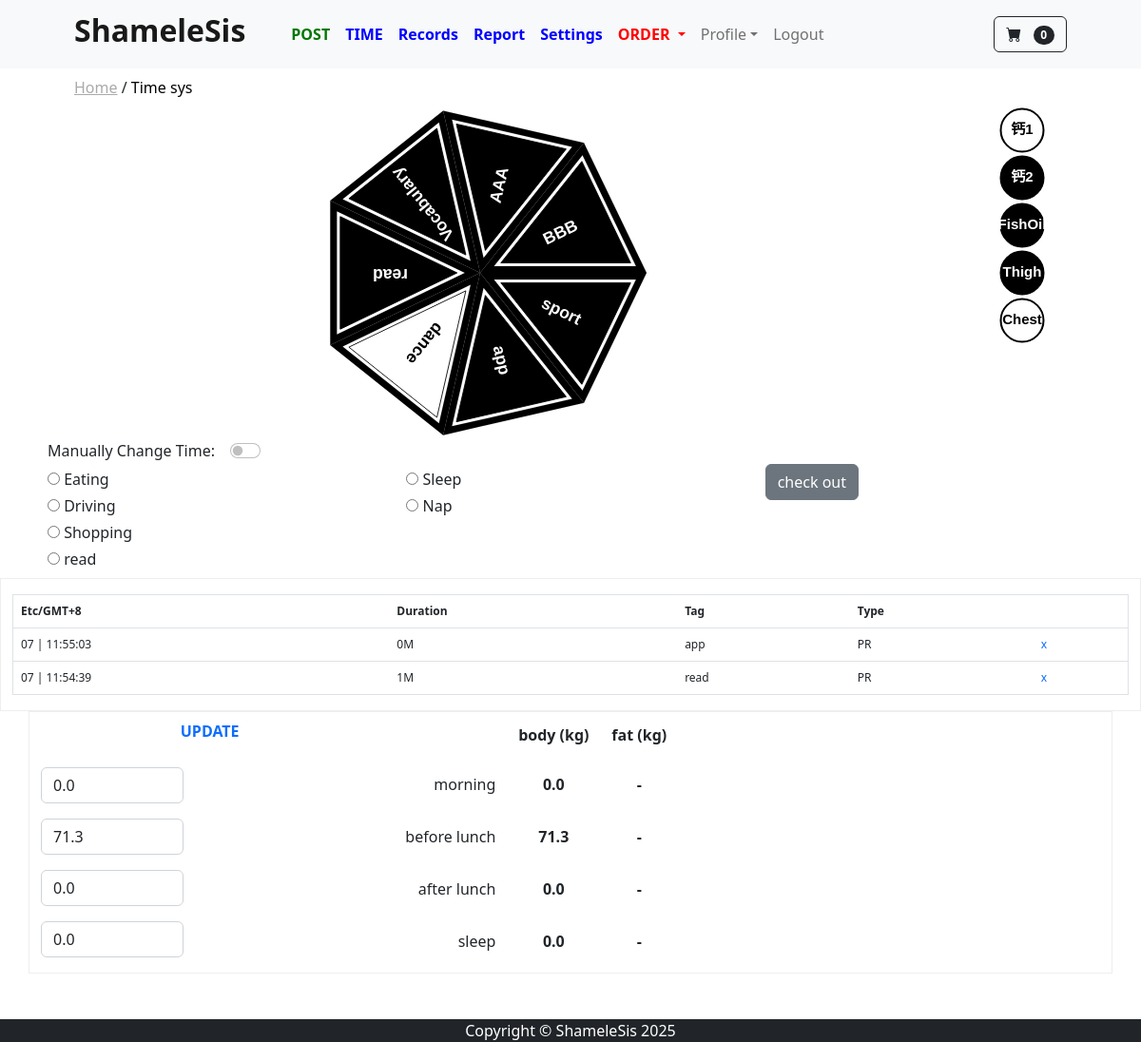
Page /time_sys/ (signed in) on the committed database.
### time_sys/models.py (models this page shows, shortened)
class TimeTag(models.Model):
    user = models.ForeignKey(User, on_delete=models.CASCADE)
    tag = models.CharField(max_length=255)
    type = models.CharField(max_length=255)

class HealthMedicineTag(models.Model):
    user = models.ForeignKey(User, on_delete=models.CASCADE)
    name = models.CharField(max_length=255)

class TimeRecord(models.Model):
    user = models.ForeignKey(User, on_delete=models.CASCADE)
    end = models.DateTimeField()
    duration = models.IntegerField()
    tag = models.CharField(max_length=255)
    type = models.CharField(max_length=255)
    @property
    def formatted_duration(self):
        seconds = self.duration
        minutes = self.duration // 60
        seconds = seconds % 60
        if minutes < 60:
            return f"{minutes}M"
        hours = minutes // 60
        minutes = minutes % 60
        return f"{hours}h {minutes}m {seconds}s"

### time_sys/views.py (the view, shortened to what this page needs)
# urls.py: path('', views.time_checkout, name='time_checkout'),
@login_required
def time_checkout(request):
    form = TimeCheckoutForm(request.POST or None)
    form_del = RecordDel(request.POST or None)
    form_medicine = MedicineRecordForm(request.POST or None)
    form_weight = WeightForm(request.POST or None)
    user_id = request.user.id
    user_instance = User.objects.get(id=user_id)
    tags = TimeTag.objects.filter(user=user_instance)
    record_qs = TimeRecord.objects.filter(user=user_instance)
    checkout_time = timezone.now()
    this_utc = timezone.now()
    this_utc_ymd_str = this_utc.strftime('%Y-%m-%d')
    this_ym = timezone.now().strftime('%Y-%m')
    time_report_pr = get_or_create_time_report(user_instance, this_ym)
    day_data = time_report_pr.day_pr_data
    if this_utc_ymd_str not in day_data:
        day_data[this_utc_ymd_str] = []
        time_report_pr.day_pr_data = day_data
        time_report_pr.save()
    med_names = HealthMedicineTag.objects.filter(user=user_instance).all()
    if not tags.exists():
        messages.error(request, 'Please create a Time-Tag first.')
        return redirect('time_settings')
    if not record_qs.exists():
        TimeRecord.objects.create(
            user=user_instance,
            tag='start',
            end=checkout_time,  # <- this_utc, not datetime.this_utc()
            duration=0,
            type='UN'
        )
        messages.success(request, "Started first record.")
        return redirect('time_checkout')
    else:
        this_utc = timezone.now()
        last_utc = record_qs.order_by('-id').first().end
    if form.errors:
        for field, errs in form.errors.items():
            for err in errs:
                messages.error(request, f'{field}: {err}')
    records = TimeRecord.objects.filter(user=user_instance).order_by('-id')[:2]
    pr_tags = [i for i in tags if i.type == 'PR']
    n = len(pr_tags)
    length = 2000
    thickness1 = 80
    thickness2 = 80
    inner = 40
    wheel_fill = generate_wheel_with_rotation(n, length, thickness1+inner, thickness2+inner, pr_tags)
    angles = [(360 / n) * i for i in range(n)]
    tag_to_id = {tri['pr_tags'].tag.lower(): tri['id'] for tri in wheel_fill}
    health_record, created = HealthRecord.objects.get_or_create(
        day=this_utc_ymd_str,
        user=user_instance,
        defaults={'weight': {}, 'medicine': []}
    )
    today_meds = health_record.medicine
    health_record = HealthRecord.objects.filter(day=this_utc_ymd_str, user=user_instance).first()
    def list_to_string(data):
        if not data:
            return ''
        if len(data) == 1:
            return str(data[0])
        return ' '.join(str(i) for i in data)
    initial_weight_data = {}
    if health_record:
        weight = health_record.weight or {}
        initial_weight_data = {
            'weight_Morning': list_to_string(weight.get('morning')),
            'weight_BeforeLunch': list_to_string(weight.get('before lunch')),
            'weight_AfterLunch': list_to_string(weight.get('after lunch')),
            'weight_Sleep': list_to_string(weight.get('sleep')),
        }
    form_weight = WeightForm(initial=initial_weight_data)
    context = {
        'tag_to_id': tag_to_id,
        'wheel_fill': wheel_fill,
        'angles': angles,
        'wheel_ring': generate_wheel(n, length, thickness1, thickness2),
        'form': form,
        'form_del':form_del,
        'form_weight': form_weight,
        'weight_display': health_record.weight if health_record else {},
        'tags': tags,
        'timezone': timezone_display(request.user.profile),
        'now': this_utc,
        'last': last_utc if record_qs.exists() else None,
        'records': records,
        'today_tags': day_data[this_utc_ymd_str],
        'today_meds': list(set(today_meds)),
        'med_names': med_names,
    }
    return render(request, 'time/time_checkout.html', context)

### time_sys/forms.py
class TimeCheckoutForm(forms.Form):
    time_tag = forms.CharField(required=True)
    time_switch = forms.BooleanField(required=False)
    time_correction = forms.DateTimeField(required=False)

class RecordDel(forms.Form):
    del_id = forms.IntegerField()

### cart/cart.py (called while the page is built)
    def __len__(self):
        return len(self.cart)

### cart/context_processors.py (called while the page is built)
def cart(request):
    return {'cart': Cart(request)}

### store/context_processors.py (called while the page is built)
def base_breadcrumbs(request):
    path = request.path
    parts = path.strip('/').split('/')
    breadcrumbs = []
    url = ''
    for part in parts:
        url += f'/{part}'
        breadcrumbs.append({'name': part.replace('_', ' ').capitalize(), 'url': url})
    return {'breadcrumbs': breadcrumbs}

### store/templatetags/breadcrumbs.py (called while the page is built)
@register.inclusion_tag('breadcrumbs.html')
def show_breadcrumbs(breadcrumbs):
    return {'breadcrumbs': breadcrumbs}

### time_sys/utils.py (called while the page is built, shortened)
def timezone_display(user):
    if user.timezone[7]=="-":
        timezone_string = user.timezone.replace("-", "+")
    else:
        timezone_string = user.timezone.replace("+", "-")
    return timezone_string

def get_or_create_time_report(user, current_ym):
    report = TimeReport.objects.filter(user=user, year_month=current_ym).first()
    return report

def generate_wheel_with_rotation(n, length, thickness1, thickness2, pr_tags):
    wheel = generate_wheel(n, length, thickness1, thickness2)
    result = []
    angle_per = 360 / n
    for i in range(n):
        tri = wheel.get(f'tri_s{i}')
        angle = i * angle_per + angle_per / 2
        result.append({'points': tri,
                       'angle': angle,
                       'pr_tags': pr_tags[i],
                       'id': i+1,
                       })
    return result

def angle_rotate(angle_rad, point):
    x, y = point
    x_new = round(x * math.cos(angle_rad) - y * math.sin(angle_rad))
    y_new = round(x * math.sin(angle_rad) + y * math.cos(angle_rad))
    return [x_new, y_new]

### time_sys/templates/time/time_checkout.html (shortened to what this page needs)
{% extends 'base.html' %}
{% block content %}
{% load tz %}
<div class="container text-center">
<form method="POST" class="form-register">
    <div class="row">
        <div class="col-10">
            <svg width="350" height="350" viewBox="-2000 -2000 4000 4000">
            {% for name, tri in wheel_ring.items %}
                {% if not name|slice:"3:4" == "_" %}
                    <polygon points="
                    {{ tri.0.0 }},{{ tri.0.1 }}
                    {{ tri.1.0 }},{{ tri.1.1 }}
                    {{ tri.2.0 }},{{ tri.2.1 }}" fill="black" />
                {% else %}
                    <polygon points="
                    {{ tri.0.0 }},{{ tri.0.1 }}
                    {{ tri.1.0 }},{{ tri.1.1 }}
                    {{ tri.2.0 }},{{ tri.2.1 }}" fill="white" />
                {% endif %}
            {% endfor %}
            {% for item in wheel_fill %}
                <g onclick="submitTag('{{item.pr_tags.tag}}-{{item.pr_tags.type}}', this)"
                   data-clicked="false"
                   style="cursor: pointer;"
                >
                    <polygon id="section{{item.id}}"
                             stroke-width="10"
                             fill="white"
                             points="
                             {{ item.points.0.0 }},{{ item.points.0.1 }}
                             {{ item.points.1.0 }},{{ item.points.1.1 }}
                             {{ item.points.2.0 }},{{ item.points.2.1 }}"
                             />
                    <text id="text{{item.id}}"
                          x="1080" y="50"
                          text-anchor="middle"
                          transform="rotate({{ item.angle|floatformat:0 }} 0 0)"
                    >
                        {{ item.pr_tags.tag }}
                    </text>
                </g>
            {% endfor %}
            </svg>
        </div>
        <div class="col-2">
            {% for med in med_names %}
            <div class="row">
                <g onclick="submitMed('{{med.name}}')"
                   data-clicked="false"
                   style="cursor: pointer;">
                <svg class="" width="50" height="50" viewBox="-50 -50 100 100">
                    <circle id="circle{{med.name}}" cx="0" cy="0" r="45" stroke="black" stroke-width="4" fill="white" />
                    <text id="med{{med.name}}" text-anchor="middle" style="font-size: 30px;" dy="7">{{ med.name }}</text>
                </svg>
                </g>
            </div>
            {% endfor %}
        </div>
    </div>
    <div class="row" >
        <div class="col-12 text-center">
            <div class="ms-2" style="float:left;">Manually Change Time:</div>
            <div class="col-6 form-check form-switch ms-3" style="float:left">
                <input id="switch_btn"
                       onclick="switchFunction()"
                       name="time_switch"
                       class="form-check-input"
                       type="checkbox"
                />
            </div>
        </div>
    </div>
    <div class="row mb-2 ps-2 text-start">
        <div class="col-4 pe-0">
            {% for tag in tags %}
            {% if tag.type == 'UN' %}
                <div class="col text_d_title pt-1">
                   <input type="radio" id="{{ tag.tag }}" name="time_tag" value="{{ tag.tag }}-{{ tag.type }}">
                   <label for="{{ tag.tag }}">{{tag.tag}}</label>
               </div>
            {% endif %}
            {% endfor %}
        </div>
        <div class="col-4 pe-0">
            {% for tag in tags %}
            {% if tag.type == 'RS' %}
                <div class="col text_d_title pt-1">
                   <input type="radio" id="{{ tag.tag }}" name="time_tag" value="{{ tag.tag }}-{{ tag.type }}">
                   <label for="{{ tag.tag }}">{{tag.tag}}</label>
               </div>
            {% endif %}
            {% endfor %}
        </div>
        <div class="col-4 pe-0">
            <button type="submit" class="btn btn-secondary mb-3">check out</button>
        </div>
    </div>
</form>
</div>
<div class="container-fluid pt-3 b" style="font-size:12px">
<form method="POST" class="form-register" id="my_form">
<div class="row">
    <div class="col-12">
        <table class="table border border-1">
            <thead>
               <tr>
                  <th scope="col">{{ timezone }}</th>
                  <th scope="col">Duration</th>
                  <th scope="col">Tag</th>
                  <th scope="col">Type</th>
                  <th scope="col"></th>
               </tr>
            </thead>
            <tbody>
               {% for record in records %}
               <tr>
                  {% timezone request.user.profile.timezone %}
                  <td>{{ record.end|date:"d | H:i:s" }}</td>
                  {% endtimezone %}
                  <td>{{ record.formatted_duration }}</td>
                  <td>{{ record.tag }}</td>
                  <td>{{ record.type }}</td>
                  <td>
                     <a href="javascript:{}" onclick="
                           document.getElementById('ch{{ record.id }}').checked = true;
                           document.getElementById('my_form').submit();
                           ">x</a>
                  </td>
               </tr>
               {% endfor %}
            </tbody>
        </table>
    </div>
</div>
</form>
</div>
<div class="container mb-5 b" >
<div class="row">
        <div class="col-4 text-center" style="">
        <form id="weightForm" method="POST" class="form-register">
            <a class="text-center" href="javascript:{}" onclick="
                           document.getElementById('weightForm').submit();
                           ">
                <div class="mt-2" style="height:50px; font-weight:bold">UPDATE</div>
            </a>
            {{form_weight.as_p}}
        </form>
        </div>
        <div class="col-8">
        <table>
            <thead>
                <tr>
                    <th style="width:100px;">
                    </th>
                    <th class="text-center" style="width:120px; height:48px">
                        body (kg)
                    </th>
                    <th>
                        fat (kg)
                    </th>
                </tr>
            </thead>
            <tbody style="margin-top:50px;">
            {% for key, value in weight_display.items %}
                <tr class="" style="height:55px">
                    <th class="text-end" style="font-weight:normal">{{key}}</th>
                {% if value|length == 1 %}
                    <th class="text-center">{{ value.0 }}</th><th class="text-center">-</th>
                {% else %}
                    <th class="text-center">{{ value.0 }}</th><th class="text-center">{{ value.2 }}</th>
                {% endif %}
                    </tr>
            {% endfor %}
            </tbody>
        </table>
    </div>
</div>
</div>
{% endblock %}

### static/css/styles_customized.css (style rules this page uses)
html, body { height: 100%; margin: 0; display: flex; flex-direction: column; }
.b { border:1px solid #eee; //border-bottom:1px solid #333; }

### time_sys/templates/time/time_checkout.html (style rules this page uses)
svg text { text-anchor: middle; fill: black; font-size: 200px; font-weight: bold; font-family: Arial; transition: fill 0.3s; }
.white-text { fill: white; }
a { text-decoration: none; }
.form-control { width: 150px; }

### rows in the picture
TimeTag: pr_tags.tag "sport"
TimeTag: pr_tags.tag "app"
TimeTag: pr_tags.tag "dance"
TimeTag: pr_tags.tag "read"
TimeTag: pr_tags.tag "Vocabulary"
TimeTag: pr_tags.tag "AAA"
TimeTag: pr_tags.tag "BBB"
HealthMedicineTag: name "钙1"
HealthMedicineTag: name "钙2"
HealthMedicineTag: name "FishOil"
HealthMedicineTag: name "Thigh"
HealthMedicineTag: name "Chest"
TimeTag: tag "Eating"
TimeTag: tag "Driving"
TimeTag: tag "Shopping"
TimeTag: tag "read"
TimeTag: tag "Sleep"
TimeTag: tag "Nap"
TimeRecord: end|H "07 | 11:55:03", formatted_duration "0M", tag "app", type "PR"
TimeRecord: end|H "07 | 11:54:39", formatted_duration "1M", tag "read", type "PR"

### other values in the picture
{{ cart|length }} "0"
{{ crumb.name }} "Time sys"
{{ timezone }} "Etc/GMT+8"
{{ key }} "morning" "before lunch" "after lunch" "sleep"
{{ value.0 }} "0.0" "71.3" "0.0" "0.0"
